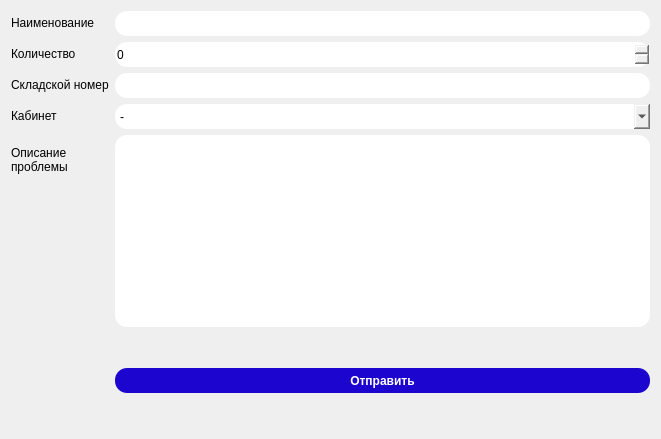
                <widget class="QWidget" name="page_6">
                 <layout class="QFormLayout" name="formLayout_2">
                  <item row="0" column="0">
                   <widget class="QLabel" name="label_9">
                    <property name="text">
                     <string>Наименование</string>
                    </property>
                   </widget>
                  </item>
                  <item row="0" column="1">
                   <widget class="QLineEdit" name="NameRepair">
                    <property name="styleSheet">
                     <string notr="true">QLineEdit{
	border-radius: 12px;
	height: 25px;
	width: 150px;
}</string>
                    </property>
                   </widget>
                  </item>
                  <item row="1" column="0">
                   <widget class="QLabel" name="label_7">
                    <property name="text">
                     <string>Количество</string>
                    </property>
                   </widget>
                  </item>
                  <item row="1" column="1">
                   <widget class="QSpinBox" name="QuantityRepair">
                    <property name="styleSheet">
                     <string notr="true">QSpinBox{
	border-radius: 12px;
	height: 25px;
	width: 150px;
}</string>
                    </property>
                   </widget>
                  </item>
                  <item row="2" column="0">
                   <widget class="QLabel" name="label_8">
                    <property name="text">
                     <string>Складской номер</string>
                    </property>
                   </widget>
                  </item>
                  <item row="2" column="1">
                   <widget class="QLineEdit" name="NumberRepair">
                    <property name="styleSheet">
                     <string notr="true">QLineEdit{
	border-radius: 12px;
	height: 25px;
	width: 150px;
}</string>
                    </property>
                   </widget>
                  </item>
                  <item row="3" column="0">
                   <widget class="QLabel" name="label_10">
                    <property name="text">
                     <string>Кабинет</string>
                    </property>
                   </widget>
                  </item>
                  <item row="3" column="1">
                   <widget class="QComboBox" name="PlaceRepair">
                    <property name="styleSheet">
                     <string notr="true">QComboBox{
	border-radius: 12px;
	height: 25px;
	width: 150px;
}</string>
                    </property>
                    <item>
                     <property name="text">
                      <string>-</string>
                     </property>
                    </item>
                    <item>
                     <property name="text">
                      <string>404</string>
                     </property>
                    </item>
                    <item>
                     <property name="text">
                      <string>405</string>
                     </property>
                    </item>
                    <item>
                     <property name="text">
                      <string>406</string>
                     </property>
                    </item>
                    <item>
                     <property name="text">
                      <string>407</string>
                     </property>
                    </item>
                    <item>
                     <property name="text">
                      <string>408</string>
                     </property>
                    </item>
                   </widget>
                  </item>
                  <item row="5" column="0">
                   <widget class="QLabel" name="label_11">
                    <property name="text">
                     <string>Описание
проблемы</string>
                    </property>
                   </widget>
                  </item>
                  <item row="5" column="1">
                   <widget class="QTextEdit" name="ReasonRepair">
                    <property name="styleSheet">
                     <string notr="true">QTextEdit{
	border-radius: 12px;
	background-color: palette(base);
}</string>
                    </property>
                   </widget>
                  </item>
                  <item row="6" column="1">
                   <spacer name="verticalSpacer_8">
                    <property name="orientation">
                     <enum>Qt::Vertical</enum>
                    </property>
                    <property name="sizeHint" stdset="0">
                     <size>
                      <width>535</width>
                      <height>29</height>
                     </size>
                    </property>
                   </spacer>
                  </item>
                  <item row="7" column="1">
                   <widget class="QPushButton" name="RepairSendButton">
                    <property name="styleSheet">
                     <string notr="true">QPushButton {
	background-color: #1c05cf;
	color: #ffffff;
	border-radius: 12px;
	width: 75px;
	height: 25px;
	font-weight: bold
}

QPushButton:pressed {
	background-color: #130390;
	color: #ffffff;
	border-radius: 12px;
	width: 75px;
	height: 25px;
}</string>
                    </property>
                    <property name="text">
                     <string>Отправить</string>
                    </property>
                   </widget>
                  </item>
                  <item row="8" column="1">
                   <spacer name="verticalSpacer_2">
                    <property name="orientation">
                     <enum>Qt::Vertical</enum>
                    </property>
                    <property name="sizeHint" stdset="0">
                     <size>
                      <width>535</width>
                      <height>29</height>
                     </size>
                    </property>
                   </spacer>
                  </item>
                 </layout>
                </widget>
